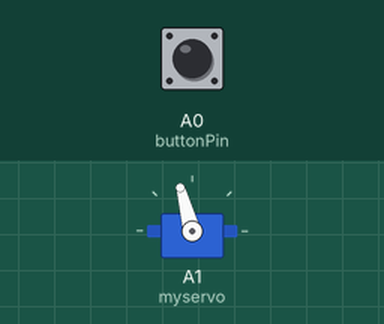
Simulated run of this sketch. Board: Arduino Uno, built with avr-gcc and run on an emulated ATmega328P. On the bench: servo. The test bench sets the inputs (shaded band); at power-on: A0 (buttonPin) LOW.

Above: at 1.2 s.
1.3 s: A0 (buttonPin) pulled HIGH for 0.15 s
At 1.37 s:
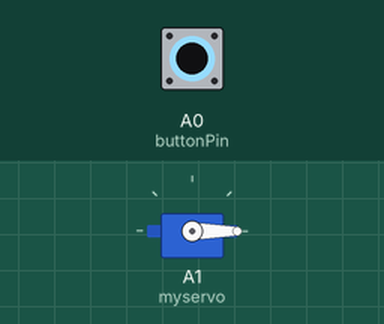
2.9 s: A0 (buttonPin) pulled HIGH for 3.2 s
At 6.5 s:
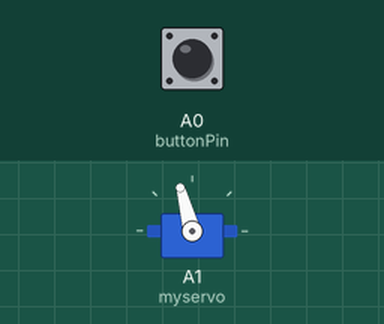
Timing chart, 0 to 8.0 s (numbered marks = the images above; inputs shaded):
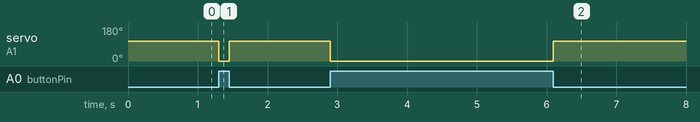

The sketch:

Nano_Sensor_Servo.ino
```cpp
const int buttonPin = A0;
#include <Servo.h>
Servo myservo;
int buttonState = 0;
void setup() {
  myservo.attach(A1);
  pinMode(buttonPin, INPUT);
}

void loop(){
  buttonState = digitalRead(buttonPin);
  if (buttonState == HIGH) {
      myservo.write(0);
      delay(0);
  } else {
    myservo.write(105);
  }
}
```

Measured:
- after the input at 1.3 s, servo on A1 (myservo): 105° → 0° at once, → 105° 0.15 s later
- after the input at 2.9 s, servo on A1 (myservo): 105° → 0° at once, → 105° 3.2 s later
